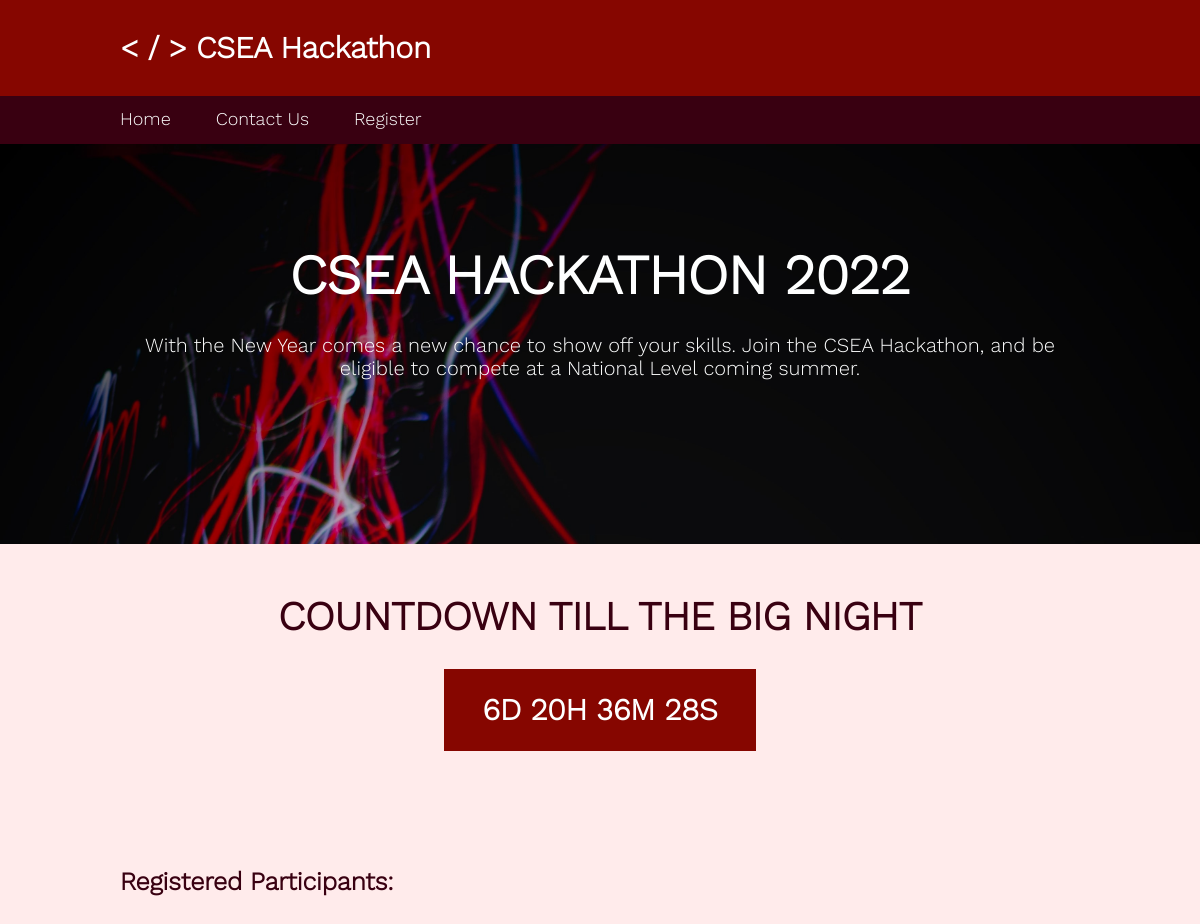
Before: / with the older database file.
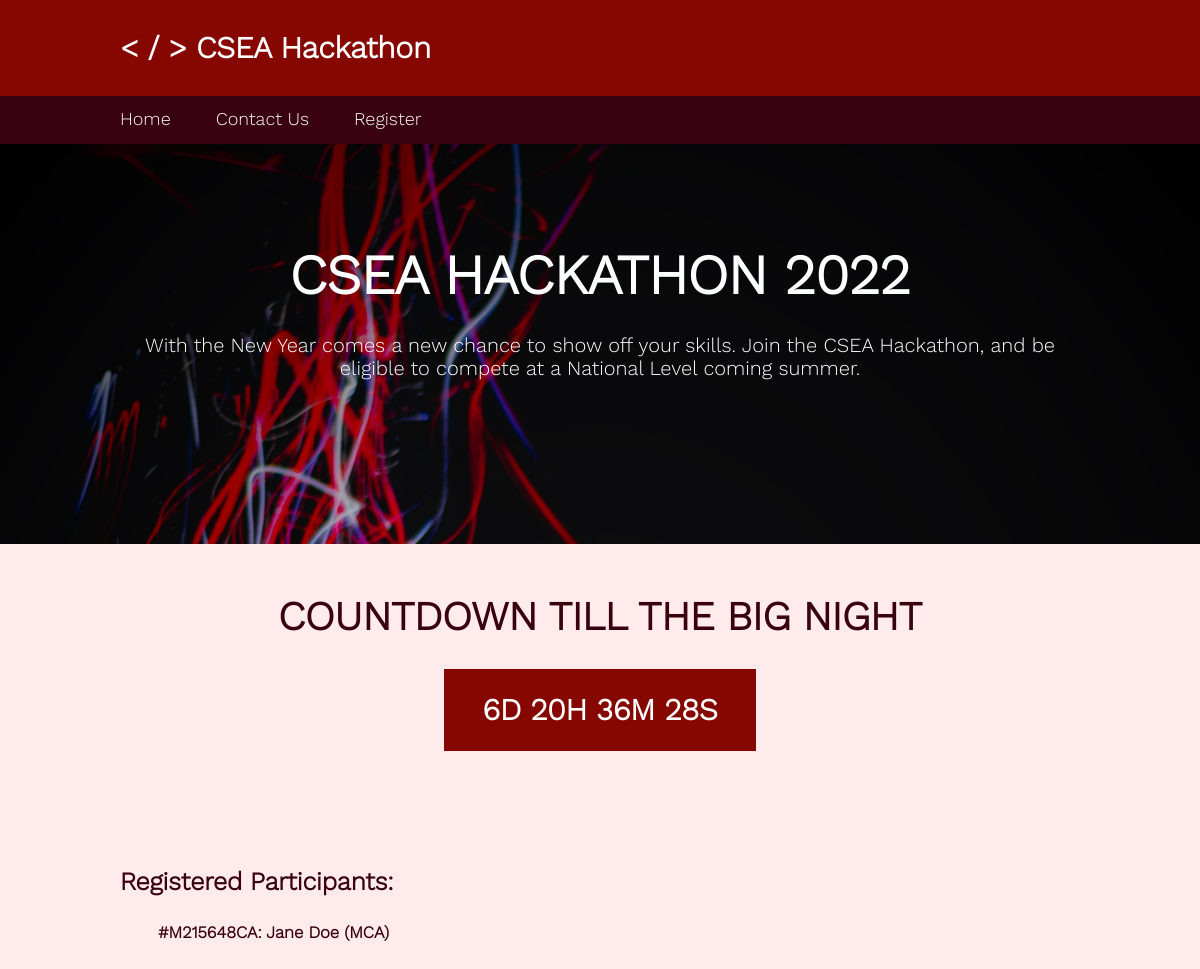
After: the same page with the newer database file.
### base/models.py (models this page shows, shortened)
class Participant(models.Model):
    name = models.CharField(max_length=200)
    dob = models.DateField()
    roll = models.CharField(max_length=9)
    branch = models.CharField(max_length=4)
    mobile = models.CharField(max_length=13)
    email = models.CharField(max_length=50)
    sex = models.CharField(max_length=1)

### base/views.py (the view)
# urls.py: path('', views.home, name='home'),
def home(request):
    participants = Participant.objects.all()
    context={'participants':participants}
    return render(request, 'base/home.html', context)

### base/templates/base/home.html (shortened to what this page needs)
{% extends 'main.html' %}
{% block content %}
<div id="showcase">
    <div class="container">
        <h3>CSEA HACKATHON 2022</h3>
        <p>With the New Year comes a new chance to show off your skills. Join the CSEA Hackathon, and be eligible to compete at a National Level coming summer.</p>
    </div>
</div>
<br>
<div id="countdown">
    <h3>COUNTDOWN TILL THE BIG NIGHT</h3>
        <div id="timer"></div>
</div>
<div id="list">
    <h1>Registered Participants: </h1>
    <div>
        {% for p in participants %}
            <div><h5>#{{p.roll}}: {{p.name}} ({{p.branch}})</h5></div>
        {% endfor %}
    </div>
</div>
{% endblock %}

### templates/main.html (shortened to what this page needs)
<!DOCTYPE html>
<html>
<head>
    {% load static %}
    <link rel="stylesheet" type="text/css" href="{% static 'base/style.css' %}">
</head>
<body>
    {% include 'navbar.html' %}
    {% block content %}
    {% endblock %}
</body>
</html>

### templates/navbar.html (shortened to what this page needs)
<div id="header">
    <a href="\"><h2><strong>< / ></strong> CSEA Hackathon</h2></a>
</div>
<div id="sticky">
    <nav>
        <div class="container">
            <ul>
                <a href="\"><li>Home</li></a>
                <a href="\contact-us"><li>Contact Us</li></a>
                <a href="\register"><li>Register</li></a>
            </ul>
        </div>
    </nav>
</div>

### base/static/base/style.css (style rules this page uses)
body { font-family: workSans, Arial; font-size: 15px; line-height: 1.5em; padding: 0; margin: 0; background-color: #ffebeb; color: #390011; }
.container { width: 80%; margin: auto; overflow: hidden; }
#header { background: #860600; color: #FEFFFF; min-height: 7.5%; padding: 1%; padding-left: 10%; font-size: 20px; }
#header a { color: #FEFFFF; text-decoration: none; }
#sticky { position: -webkit- sticky; position: sticky; top: 0; background: #390011; z-index: 10; }
nav ul { padding: 0; margin: 1.25% 0%; list-style: none; float: left; width: 70%; }
nav li { display: inline; font-size: 18px; padding-right: 6%; }
nav a { color: #FEFFFF; text-decoration: none; }
#showcase { min-height: 400px; background: url('images/showcase1.jpg') no-repeat; background-size: cover; text-align: center; color: #FEFFFF; }
#showcase h3 { font-size: 55px; margin-top: 12.5%; margin-bottom: 1%; }
#showcase p { margin-top: 5%; font-size: 20px; }
#countdown { text-align: center; margin-bottom: 5%; }
#countdown h3 { font-size: 40px; font-weight: 900; }
#timer { font-size: 30px; font-weight: 1000; color: #FEFFFF; background: #860600; margin: 0% 37%; padding: 2.5%; }
#list { margin: 10% 10%; }
#list h1 { font-size: 25px; font-weight: 900; }
#list div { font-size: 20px; padding-left: 2%; }

Changed rows visible on the page:
added Participant: roll "M215648CA", name "Jane Doe", branch "MCA"
